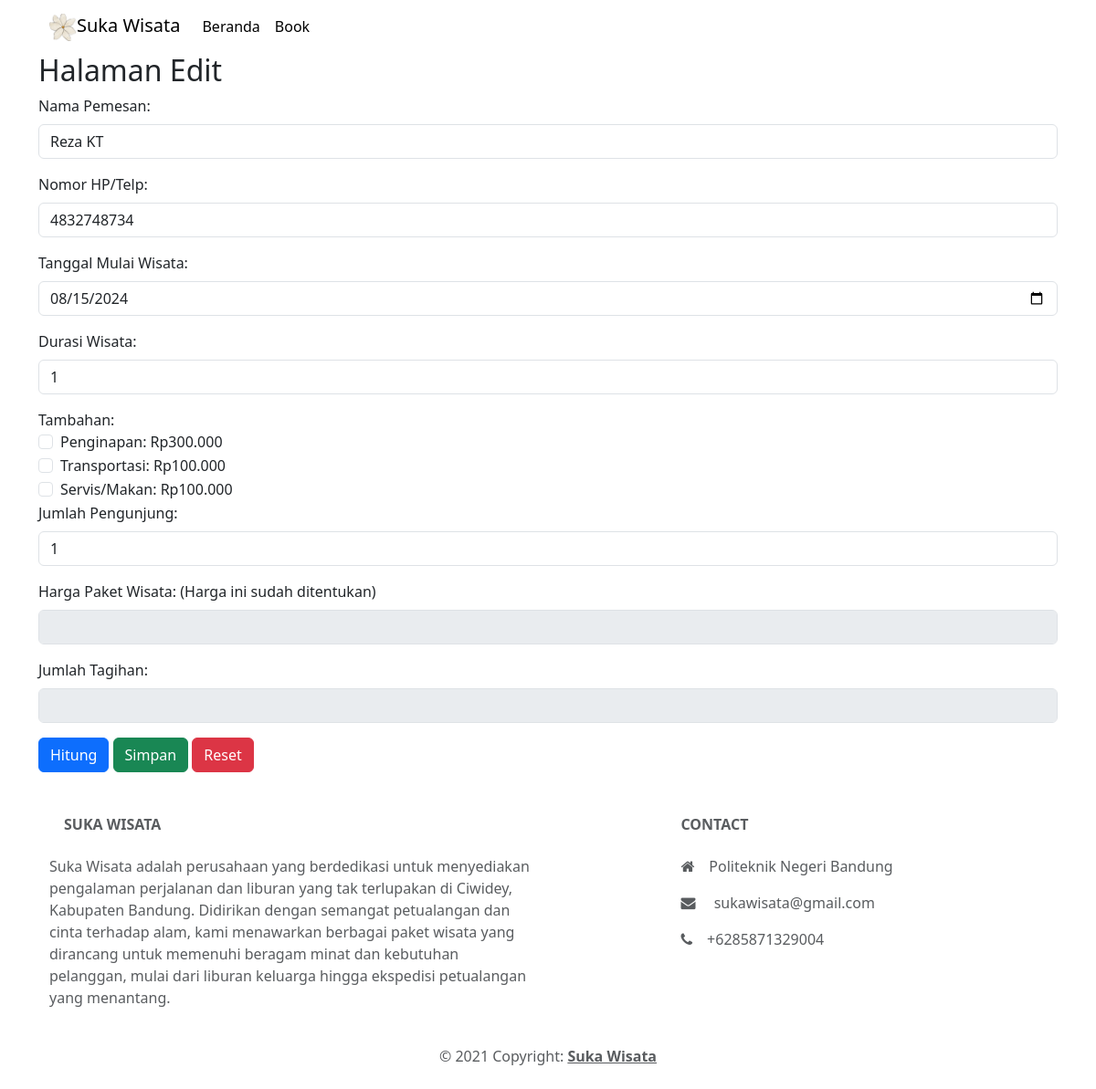
/admin/edit.php?id=36, run on the app's committed database.
### tables this page shows
CREATE TABLE `pesanan` (
  `id_pesanan` int(11) NOT NULL,
  `nama_pemesan` varchar(125) NOT NULL,
  `nomor_hp` varchar(12) NOT NULL,
  `tanggal_mula_wisata` date NOT NULL,
  `tanggal_pesanan` timestamp NOT NULL DEFAULT current_timestamp() ON UPDATE current_timestamp(),
  `durasi_wisata` int(11) NOT NULL,
  `id_paket_wisata` int(11) NOT NULL,
  `layanan_penginapan` varchar(1) NOT NULL,
  `layanan_transportasi` varchar(1) NOT NULL,
  `layanan_makanan` varchar(1) NOT NULL,
  `jumlah_peserta` int(11) NOT NULL,
  `harga_paket` decimal(10,2) NOT NULL,
  `jumlah_tagihan` decimal(10,2) NOT NULL
);

### admin/edit.php (the view, shortened to what this page needs)
<?php include("../layout/navbar.php");?>
<?php
$id = $_GET['id'];
$sql = "SELECT * FROM pesanan WHERE id_pesanan=$id";
$query = mysqli_query($db, $sql);
$pesanan = mysqli_fetch_assoc($query);
?>
<h2>Halaman Edit</h2>
<form action="data-edit.php" method="POST">
    <div class="mb-3">
        <label for="exampleFormControlInput1" class="form-label">Nama Pemesan: </label>
        <input type="text" class="form-control" id="exampleFormControlInput1" name="nama" value="<?php echo $pesanan['nama_pemesan']?>">
    </div>
    <div class="mb-3">
        <label for="exampleFormControlInput1" class="form-label">Nomor HP/Telp: </label>
        <input type="text" inputMode="numeric" class="form-control" id="exampleFormControlInput1" name="nomor" value="<?php echo $pesanan['nomor_hp']?>">
    </div>
    <div class="mb-3">
        <label for="exampleFormControlInput1" class="form-label">Tanggal Mulai Wisata: </label>
        <input type="date" class="form-control" id="exampleFormControlInput1" name="tanggal" value="<?php echo $pesanan['tanggal_mula_wisata']?>">
    </div>
    <div class="mb-3">
        <label for="exampleFormControlInput1" class="form-label">Durasi Wisata: </label>
        <input type="text" input="numeric" class="form-control" id="exampleFormControlInput1" name="durasi" value="<?php echo $pesanan['durasi_wisata']?>">
    </div>
    <label class="form-check-label" for="flexCheckDefault">
        Tambahan:
    </label>
    <div class="form-check">
        <input class="form-check-input" type="checkbox" value="Y" id="flexCheckDefault" name="penginapan" value="<?php echo $pesanan['layanan_penginapan']?>">
        <label class="form-check-label" for="flexCheckDefault">
            Penginapan: Rp300.000
        </label>
    </div>
    <div class="form-check">
        <input class="form-check-input" type="checkbox" value="Y" id="flexCheckDefault" name="transport" value="<?php echo $pesanan['layanan_transportasi']?>">
        <label class="form-check-label" for="flexCheckDefault">
            Transportasi: Rp100.000
        </label>
    </div>
    <div class="form-check">
        <input class="form-check-input" type="checkbox" value="Y" id="flexCheckDefault" name="servis" value="<?php echo $pesanan['layanan_makanan']?>">
        <label class="form-check-label" for="flexCheckDefault">
            Servis/Makan: Rp100.000
        </label>
    </div>
    <div class="mb-3">
        <label for="exampleFormControlInput1" class="form-label">Jumlah Pengunjung: </label>
        <input type="text" inputMode="numeric" class="form-control" id="exampleFormControlInput1" name="jumlah_peserta" value="<?php echo $pesanan['jumlah_peserta']?>">
    </div>
    <div class="mb-3">
        <label for="exampleFormControlInput1" class="form-label">Harga Paket Wisata: (Harga ini sudah
            ditentukan)</label>
        <input type="text" class="form-control" id="exampleFormControlInput1" name="harga_paket" disabled>
    </div>
    <div class="mb-3">
        <label for="exampleFormControlInput1" class="form-label">Jumlah Tagihan: </label>
        <input type="text" class="form-control" disabled>
    </div>
    <button type="submit" class="btn btn-primary" name="hitung" id="hitung">Hitung</button>
    <button type="submit" class="btn btn-success" name="simpan">Simpan</button>
    <button type="submit" class="btn btn-danger">Reset</button>
</form>
<?php include("../layout/footer.php");?>

### data on the page
pesanan: nama "Reza KT", nomor "4832748734", tanggal "08/15/2024", durasi "1", jumlah_peserta "1"
